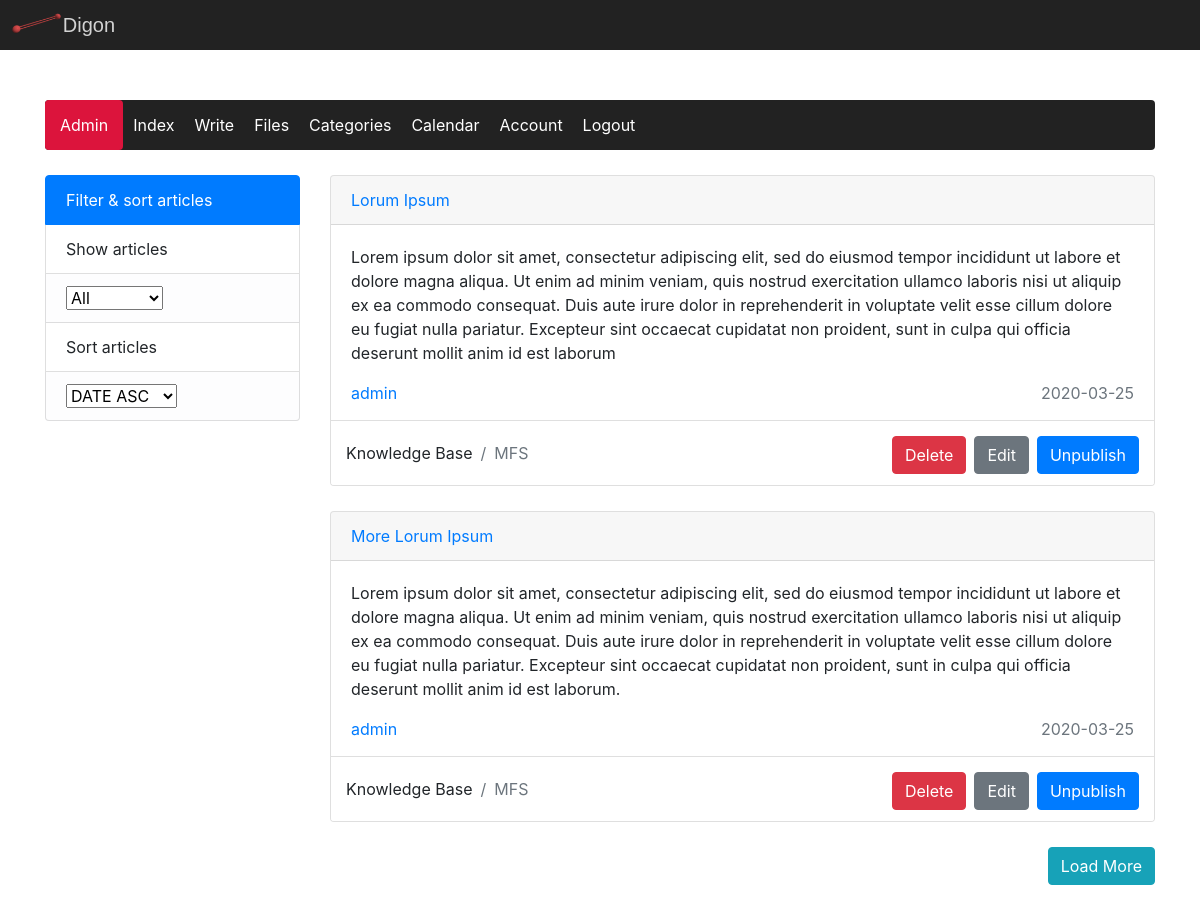
/pages/calendar.php (signed in), run on the app's committed database.
### tables this page shows
CREATE TABLE `article` (
  `row_id` int(11) NOT NULL,
  `author_id` int(11) NOT NULL,
  `creation_time` date NOT NULL,
  `published` tinyint(1) NOT NULL,
  `deleted` int(1) NOT NULL DEFAULT 0,
  `title` varchar(50) NOT NULL,
  `content` text NOT NULL,
  `abstract` text NOT NULL,
  `category_id` varchar(11) NOT NULL,
  `subcategory_id` varchar(11) NOT NULL,
  `signed_by` varchar(50) NOT NULL,
  `link` varchar(30) NOT NULL
);

CREATE TABLE `user` (
  `row_id` int(11) NOT NULL,
  `username` varchar(50) NOT NULL,
  `password` varchar(25) NOT NULL,
  `display_name` varchar(50) NOT NULL,
  `function` varchar(11) NOT NULL
);

CREATE TABLE `category` (
  `row_id` int(11) NOT NULL,
  `category` varchar(50) NOT NULL,
  `parent_id` int(11) NOT NULL
);

### includes/autoload.inc.php (called while the page is built, shortened)
<?php
    $linkUrl = "//localhost/Websites/nicms/";
    class Autoload implements AutoloadInterface {
        protected $path;
        public function __construct() {
            $this->url = $_SERVER["HTTP_HOST"] . $_SERVER['REQUEST_URI'];
            if (strpos($this->url,'index') == TRUE) {
                $this->path = "classes/";
            } else {
                $this->path = "../classes/";
            }
            include_once($this->path."dbh.class.php");
            include_once($this->path."article.class.php");
            include_once($this->path."articleview.class.php");
        }
    }

### classes/dbh.class.php (called while the page is built, shortened)
<?php
    class Dbh {
        private $servername = "localhost";
        private $username = "root";
        private $password = "";
        private $dbname = "nicms";
        protected function connect() {
            $conn = new mysqli($this->servername, $this->username, $this->password, $this->dbname);
            return $conn;
        }
    }
?>

### classes/article.class.php (called while the page is built, shortened)
<?php
    class Article extends Dbh {
        protected function getArticles($visibility,$sort,$limit) {
            switch ($visibility) {
                default:
                    $where = 'a.published=1 OR a.published=0';
                    break;
            }
            switch ($sort) {
                default:
                    $order = "a.creation_time ASC";
                    break;
            }
            $sql = "SELECT a.row_id AS a_row_id, a.author_id AS a_author_id, a.creation_time AS a_creation_time, a.published AS a_published, a.deleted AS a_deleted, a.title AS a_title, a.content AS a_content, a.abstract
            AS a_abstract, a.category_id AS a_category_id, a.subcategory_id AS a_subcategory_id, a.signed_by AS a_signed_by, a.link AS a_link, c.row_id AS c_row_id, c.category AS c_category, c.parent_id AS c_parent_id,
            s.row_id AS s_row_id, s.category AS s_category, s.parent_id AS s_parent_id, u.row_id AS u_row_id, u.display_name AS u_displayname FROM article a
            LEFT JOIN category c ON a.category_id = c.row_id
            LEFT JOIN category s ON a.subcategory_id = s.row_id
            LEFT JOIN user u ON a.author_id = u.row_id
            WHERE $where
            ORDER BY $order
            LIMIT $limit";
            $result = $this->connect()->query($sql);
            return $result;
        }
    }
?>

### classes/articleview.class.php (the view, shortened to what this page needs)
<?php
    class ArticleView extends Article {
        public function showArticle($visibility,$sort,$limit) {
            $FunctionsObj = new Functions();
            $visibility = $this->connect()->real_escape_string($visibility);
            $sort = $this->connect()->real_escape_string($sort);
            $limit = $this->connect()->real_escape_string($limit);
            $result = $this->getArticles($visibility,$sort,$limit);
            if ($result->num_rows > 0) {
                while($row = $result->fetch_assoc()) {
                    echo '<div class="card calendar-article-container">';
                    echo '<div class="card-header">';
                    echo '<p class="calendar-article-header-title text-primary">'.$row["a_title"].'</p>';
                    echo '</div>';
                    echo '<div class="card-body calendar-article-card-body">';
                    echo '<p class="card-text">'.$row["a_abstract"].'</p>';
                    echo '<div class="calendar-article-card-inner-body">';
                    echo '<p class="calendar-article-card-inner-body-text text-primary">'.$row["u_displayname"].'</p>';
                    echo '<p class="calendar-article-card-inner-body-text text-secondary">'.$row["a_creation_time"].'</p>';
                    echo '</div>';
                    echo '</div>';
                    echo '<div class="card-footer calendar-article-card-footer bg-white">';
                    echo '<ol class="breadcrumb calendar-article-breadcrumb-category bg-white">';
                    echo '<li class="breadcrumb-item">'.$row["c_category"].'</li>';
                    echo '<li class="breadcrumb-item text-secondary">'.$row["s_category"].'</li>';
                    echo '<div class="testerr">';
                    if ($row["a_deleted"] == 0) {
                        echo '<button class="btn btn-danger calendar-article-publish-button" onclick="askDeleteArticle('.$row["a_row_id"].')" type="button">Delete</button>';
                        echo '<button class="btn btn-secondary calendar-article-publish-button" onclick="editArticle(\''.$row["a_link"].'\')" type="button">Edit</button>';
                        if ($row["a_published"] == 0) {
                            echo '<button class="btn btn-primary calendar-article-publish-button" onclick="askPublishArticle('.$row["a_row_id"].')" type="button">Publish</button>';
                        } else {
                            echo '<button class="btn btn-primary calendar-article-publish-button" onclick="askUnpublishArticle('.$row["a_row_id"].')" type="button">Unpublish</button>';
                        }
                    } else {
                        echo '<button class="btn btn-danger calendar-article-publish-button" type="button" disabled>Deleted</button>';
                    }
                    echo '</div>';
                    echo '</ol>';
                    echo '</div>';
                    echo '</div>';
                }
            } else {
                echo $FunctionsObj->outcomeMessage("warning","No articles were found.");
            }
        }
    }
?>

### pages/calendar.php (shortened to what this page needs)
<?php
    include_once("../includes/autoload.inc.php");
?>
<!DOCTYPE html>
<html lang="nl">
    <head>
        <?php
            include "../includes/head.inc.php";
        ?>
    </head>
    <body>
        <?php
            include_once "../includes/header.inc.php";
        ?>
        <main class="general-main container">
            <ul class='nav nav-pills admin-navbar'>
                <?php
                    include_once "../includes/navbar.inc.php";
                ?>
            </ul>
            <div class="row">
                <div class="col-lg-3 col-md-12 col-sm-12">
                     <div class='list-group calendar-list-group'>
                        <a class='list-group-item list-group-item-action active disabled list-group-items-header'>Filter & sort articles</a>
                        <a class='list-group-item list-group-item-action'>Show articles</a>
                        <a class='list-group-item list-group-item-action list-group-item-light' onchange="filterArticles()">
                            <select name="selectShowArticles" id="selectSortArticles">
                                <option value="all">All</option>
                            </select>
                        </a>
                        <a class='list-group-item list-group-item-action'>Sort articles</a>
                        <a class='list-group-item list-group-item-action list-group-item-light'>
                            <select name="selectFilterArticles" id="selectFilterArticles" onchange="filterArticles()">
                                <option value="DATEASC">DATE ASC</option>
                            </select>
                        </a>
                    </div>
                </div>
                <div class="col-lg-9 col-md-12 col-sm-12 articles-article-overview-container" id="calendarArticlesContainer">
                    <?php
                        $ArticleObj = new ArticleView($linkUrl);
                        $ArticleObj->showArticle('all','DATEASC',10);
                    ?>
                </div>
                <div class="calendar-load-more">
                    <button class="btn btn-info" onclick="calendarLoadMoreArt()">Load More</button>
                </div>
            </div>
        </main>
        <link rel="stylesheet" href="https://maxcdn.bootstrapcdn.com/bootstrap/4.4.1/css/bootstrap.min.css">
    </body>
</html>

### includes/head.inc.php (shortened to what this page needs)
<link rel="stylesheet" type="text/css" href="<?php echo $linkUrl; ?>styles/style.css">
<link rel="stylesheet" href="https://use.fontawesome.com/releases/v5.7.0/css/all.css">

### includes/header.inc.php
<header class="header">
    <div class="inner-header">
        <div class="inner-header-logo-container">
            <img class="inner-header-logo-image" src="<?php echo $linkUrl ?>images/logo.png" alt="Logo">
            <a class="inner-header-logo-text" href="<?php echo $indexPath ?>">Digon</a>
        </div>
    </div>
</header>

### includes/navbar.inc.php (shortened to what this page needs)
<?php
    if (isset($_SESSION["userID"])) {
        if ($_SESSION["userFunction"] == 1)
            $text = "Admin";
        else
            $text = "Moderator";
        echo "<li class='nav-link admin-navbar-header'><span class='admin-burger-menu' onclick='toggleAdminNav()'>&#9776;</span>".$text."</li>";
        echo "<li class='nav-item admin-nav-item'>";
        echo "<a class='nav-link nav-link-admin' href='".$linkUrl."index'>Index</a>";
        echo "</li>";
        echo "<li class='nav-item admin-nav-item'>";
        echo "<a class='nav-link nav-link-admin' href='".$linkUrl."write'>Write</a>";
        echo "</li>";
        echo "<li class='nav-item admin-nav-item'>";
        echo "<a class='nav-link nav-link-admin' href='".$linkUrl."files'>Files</a>";
        echo "</li>";
        echo "<li class='nav-item admin-nav-item'>";
        echo "<a class='nav-link nav-link-admin' href='".$linkUrl."categories'>Categories</a>";
        echo "</li>";
        echo "<li class='nav-item admin-nav-item'>";
        echo "<a class='nav-link nav-link-admin' href='".$linkUrl."calendar'>Calendar</a>";
        echo "</li>";
        echo "<li class='nav-item admin-nav-item'>";
        echo "<a class='nav-link nav-link-admin' href='".$linkUrl."account'>Account</a>";
        echo "</li>";
        echo "<li class='nav-item admin-nav-item'>";
        echo "<button class='button-logout' type='button' onclick='logout()'>Logout</button>";
        echo "</li>";
    }
?>

### styles/style.css (style rules this page uses)
* { margin: 0; padding: 0; scroll-behavior: smooth; }
.general-main { margin-top: 25px !important; margin: 100px auto 100px auto !important; }
.header { background-color: #222; position: fixed; width: 100%; top: 0px; z-index: 999999; height: 50px; line-height: 50px; }
.inner-header { margin: 0 auto; display: grid; grid-template-columns: 1fr 1fr; }
.inner-header-logo-image { height: 40px; margin-top: -15px; margin-right: -5px; }
.inner-header-logo-text { color: lightgrey; font-family: sans-serif; font-size: 20px; }
.admin-navbar { background-color: #222; border-radius: 0.25rem; margin-bottom: 25px !important; }
.admin-navbar-header { background-color: crimson; height: 50px; line-height: 50px; padding: 0px 15px !important; color: white; }
.nav-link-admin { color: white; line-height: 50px; margin: 0px !important; padding: 0px 10px !important; }
.button-logout { height: 100%; border: none; background-color: rgba(0,0,0,0); color: white; margin-left: 10px; }
.list-group-item { cursor: pointer; }
.calendar-article-container { margin-bottom: 25px; }
.calendar-article-header-title { margin: 0 !important; }
.calendar-article-card-body { padding-bottom: 5px !important; max-height: 200px; overflow-y: scroll; }
.calendar-article-card-inner-body { display: grid; grid-template-columns: 1fr 150px; grid-column-gap: 1rem; }
.calendar-article-card-inner-body-text { margin: 0px 0px 10px 0px !important; }
.calendar-article-card-inner-body-text:nth-child(2) { text-align: right; }
.calendar-article-card-footer { margin: 0px !important; padding: 20px 15px !important; position: relative; }
.calendar-article-breadcrumb-category { padding: 0 !important; margin: 0 !important; }
.testerr { position: absolute; right: 15px; top: 15px }
.calendar-article-publish-button { margin-left: 8px; }
.calendar-load-more { text-align: right; width: 100%; margin-right: 15px; }
.calendar-list-group { margin-bottom: 25px !important; }
@media (min-width: 1200px) { main, .general-nav, .inner-header { width: 970px; } }
@media (min-width: 1200px) { main, .general-nav, .inner-header { width: 1180px; } }

### data on the page
article: title "Lorum Ipsum", abstract "Lorem ipsum dolor sit amet, consectetur adipiscing elit, sed do eiusmod tempor incididunt ut labore et dolore magna aliqua. Ut enim ad minim veniam, quis nostrud exercitation ullamco laboris nisi ut aliquip ex ea commodo consequat. Duis aute irure dolor in reprehenderit in voluptate velit esse cillum dolore eu fugiat nulla pariatur. Excepteur sint occaecat cupidatat non proident, sunt in culpa qui officia deserunt mollit anim id est laborum", author.display_name "admin", creation_time "2020-03-25", category.category "Knowledge Base", category.category "MFS"
article: title "More Lorum Ipsum", abstract "Lorem ipsum dolor sit amet, consectetur adipiscing elit, sed do eiusmod tempor incididunt ut labore et dolore magna aliqua. Ut enim ad minim veniam, quis nostrud exercitation ullamco laboris nisi ut aliquip ex ea commodo consequat. Duis aute irure dolor in reprehenderit in voluptate velit esse cillum dolore eu fugiat nulla pariatur. Excepteur sint occaecat cupidatat non proident, sunt in culpa qui officia deserunt mollit anim id est laborum.", author.display_name "admin", creation_time "2020-03-25", category.category "Knowledge Base", category.category "MFS"

### other printed values
$text "Admin"
